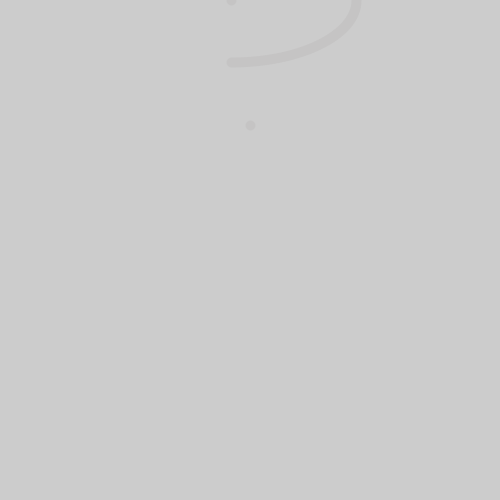
Frame 1 (no input)
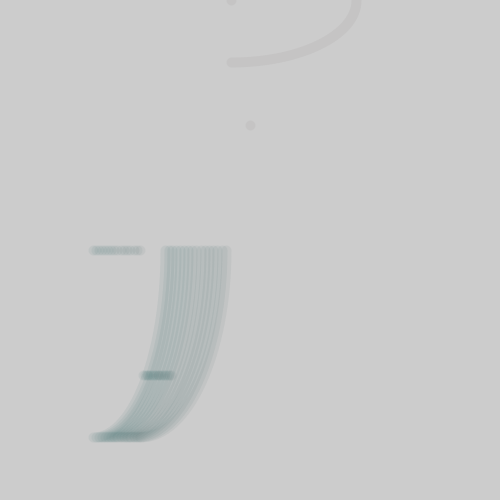
Frame 60 (the mouse pressed at the canvas centre just before this capture)
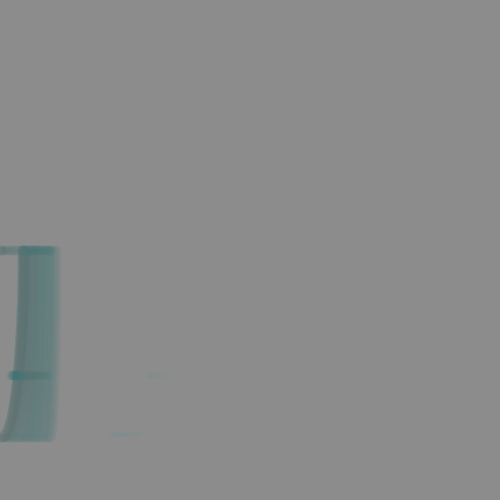
Frame 120 (the mouse held since frame 60 and released just before this capture)

The Processing sketch that drew these frames (run headless with seeded random() and noise(); from frame 60 on, the mouse is pressed at the canvas centre):

// Processing sketch: processing_152310
// ── processing_152310.pde

/*
 * Creative Coding
 * Week 3, 03 - using sin(), cos(), dist() to make a dynamic pattern 
 * by Indae Hwang and Jon McCormack
 * tweaked by Neroli Wesley
 * Copyright (c) 2014 Monash University
 *
 * This program allows you to change background color.
 * Press and hold the left mouse button to change color.
 * Use presentation mode( sketch menu > Present or press the shift-comand-r keys together)
 * Press "esc" key to stop running the sktech
 * experiment with changing the value of num and distanceMargin in setup
 */

int     num;     // the number of items in the array
float[] x;       // x-position of point
float[] y;       // y-position
float[] speed;   // speed 
float[] phase;   // phase

int distanceMargin;
float rowHeight;

// background colour
float red;
float green;
float blue;


void setup() {

  //Fullscreen: to make fullscreen run this sketch with presentation mode ( sketch menu > Present )
  //size(displayWidth, displayHeight);

  //Not fullscreen: fixed window 
   size(500, 500);


  // change each value below for different visual
  num = 5;
  distanceMargin = 10;

  rowHeight = height/(num-1); // height of each row

  // allocate size of arrays
  x = new float[num];
  y = new float[num];
  speed = new float[num];
  phase = new float[num]; 


  //setup an initial value for each item in the array
  // so create an array for x and for y or points 
  // create rows using rowheight for y
  for (int i=0; i<num; i++) {
    x[i] = width/2; 
    y[i] = rowHeight * i;
    speed[i] = random(1); // returns a random float bewteen 0 and 1
    phase[i] = random(TWO_PI);
  }

  red = 0;
  blue = 0;
  green = 0;
}


void draw() {
  // don't clear the screen each frame by calling background()
  // background(128);
  
  //fill(255, 170);

  for (int i=0; i<num; i++) {

    float rads = radians(frameCount*speed[i] );

    if (i%2 == 1) { // odd
      x[i] = width/2 + sin(rads + phase[i]) * width/2;
    }
    else { // even
      x[i] = width/2 + cos(rads + phase[i]) * width/2;
    }


    if (i<num-1) {
      // this works because x[i] is even and x[i+1] is odd 
      // the cos and sin operators mean they are out of phase
      float distance = dist(x[i], y[i], x[i+1], y[i+1]);
      if (distance > rowHeight && distance < rowHeight + distanceMargin) {
        // map the red to the x value
        float reddy = map(x[i],0,width,0,255);
        // and colour the stroke with it
        stroke(reddy,100,100, 20);
        // make it thick so I can see it
        strokeWeight(10);
        // just the line thanks
        noFill();
        // create an arc from the first point using the second point as width
        // and go for a quarter of a circle
        arc(x[i], y[i], x[i+1],y[i+1], 0, HALF_PI);

        //stroke(255);
        point(x[i], y[i]);
        point(x[i+1], y[i+1]);
      }
    }
  }

  if (mousePressed) {
    red = map(mouseX, 0, width, 0, 255);
    green = map(mouseY, 0, height, 0, 255);
    blue = map(mouseX+mouseY, 0, width+height, 255, 0);

    fill(red, green, blue, 10);
    noStroke();
    rect(0, 0, width, height);
    // println("red: "+red+", green: "+green+", blue: "+blue);
  }
}
